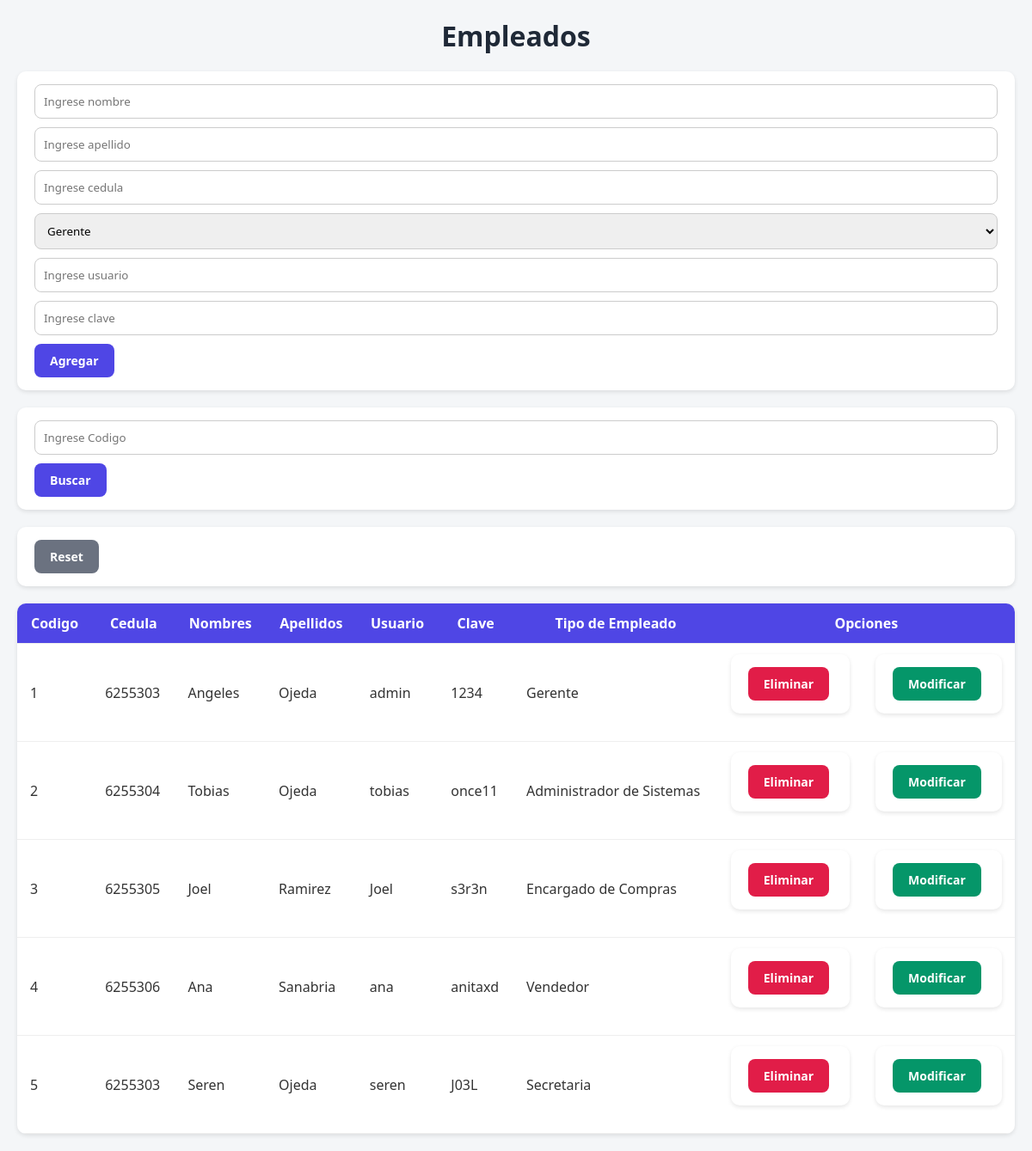
Page /referenciales/empleado/index.php on the committed database.
### tables this page shows
CREATE TABLE `empleado` (
  `emp_codigo` int NOT NULL AUTO_INCREMENT,
  `tip_codigo` int NOT NULL,
  `emp_cedula` int NOT NULL,
  `emp_nombres` varchar(25) NOT NULL,
  `emp_apellidos` varchar(25) NOT NULL,
  `emp_usuario` varchar(25) NOT NULL,
  `emp_clave` varchar(25) NOT NULL,
  PRIMARY KEY (`emp_codigo`),
  KEY `tipo_empleado_empleado_fk` (`tip_codigo`),
  CONSTRAINT `tipo_empleado_empleado_fk` FOREIGN KEY (`tip_codigo`) REFERENCES `tipo_empleado` (`tip_codigo`)
);

CREATE TABLE `tipo_empleado` (
  `tip_codigo` int NOT NULL AUTO_INCREMENT,
  `tip_descripcion` varchar(25) NOT NULL,
  PRIMARY KEY (`tip_codigo`)
);

### referenciales/empleado/index.php (the view, shortened to what this page needs)
<?php
	include("../../conexion.php");
    ?>
    <html>
        <head>
            <link rel="stylesheet" href="../css/style.css">
        </head>
    </html>
    <?php
if(!empty($_POST["buscar"])){
    $codigo=$_POST["codigo"];
    $query="SELECT * FROM empleado,tipo_empleado WHERE tipo_empleado.tip_codigo=empleado.tip_codigo AND emp_codigo=$codigo";
} else {
    $query="SELECT * FROM empleado,tipo_empleado WHERE tipo_empleado.tip_codigo=empleado.tip_codigo";
}
?>
<h1>Empleados</h1>
<form method='POST'>
    <input type='text' name='nombre' placeholder='Ingrese nombre' required>
    <input type='text' name='apellido' placeholder='Ingrese apellido' required>
    <input type='text' name='cedula' placeholder='Ingrese cedula' required>
    <select name='tipo' required>
        <?php
        $sql = "SELECT * FROM tipo_empleado";
        $res = mysqli_query($conexion, $sql);
        while ($registro = mysqli_fetch_assoc($res)) {
            echo "<option value=\"" . $registro['tip_codigo'] . "\">" . $registro['tip_descripcion'] . "</option>";
        }
        ?>
    </select>
    <input type='text' name='usuario' placeholder='Ingrese usuario' required>
    <input type='text' name='clave' placeholder='Ingrese clave' required>
    <input type='submit' name='agregar' value='Agregar'>
</form>
<form method='POST'>
    <input type='text' name='codigo' placeholder='Ingrese Codigo' required>
    <input type='submit' name='buscar' value='Buscar'>
</form>
<form method='POST'>
    <input type='submit' value='Reset'>
</form>
<?php
$res = mysqli_query($conexion,$query);
if(mysqli_num_rows($res) > 0){
    echo "<table>";
    echo "<tr><th>Codigo</th><th>Cedula</th><th>Nombres</th><th>Apellidos</th><th>Usuario</th><th>Clave</th><th>Tipo de Empleado</th><th colspan='2'>Opciones</th></tr>";
    while ($fila = mysqli_fetch_assoc($res)) {
        $codigo=$fila["emp_codigo"];
        $nombre=$fila["emp_nombres"];
        $apellido=$fila["emp_apellidos"];
        $cedula=$fila["emp_cedula"];
        $usuario=$fila["emp_usuario"];
        $clave=$fila["emp_clave"];
        $tipo=$fila["tip_descripcion"];
        echo "<tr>
                <td>$codigo</td>
                <td>$cedula</td>
                <td>$nombre</td>
                <td>$apellido</td>
                <td>$usuario</td>
                <td>$clave</td>
                <td>$tipo</td>
                <td>
                    <form action='eliminar.php' method='POST'>
                        <input type='hidden' name='codigo' value='$codigo'>
                        <input type='submit' value='Eliminar' name='eliminar'>
                    </form>
                </td>
                <td>
                    <form action='modificar.php' method='POST'>
                        <input type='hidden' name='codigo' value='$codigo'>
                        <input type='submit' value='Modificar' name='modificar'>
                    </form>
                </td>
              </tr>";
    }
    echo "</table>";
}
?>
</body>
</html>

### referenciales/css/style.css (style rules this page uses)
* { box-sizing: border-box; margin: 0; padding: 0; font-family: 'Segoe UI', sans-serif; }
h1 { text-align: center; margin-bottom: 20px; color: #1f2937; }
form { background-color: #fff; padding: 15px 20px; margin-bottom: 20px; border-radius: 10px; box-shadow: 0 2px 5px rgba(0,0,0,0.1); }
form input[type="text"], form input[type="password"], form select { width: 100%; padding: 10px; margin-bottom: 10px; border: 1px solid #ccc; border-radius: 8px; transition: 0.3s; }
input[type="submit"] { background-color: #4f46e5; color: #fff; border: none; padding: 10px 18px; border-radius: 8px; cursor: pointer; font-weight: bold; font-size: 14px; transition: 0.3s; }
input[type="submit"][value="Eliminar"] { background-color: #e11d48; }
input[type="submit"][value="Modificar"] { background-color: #059669; }
input[type="submit"][value="Reset"] { background-color: #6b7280; }
table { width: 100%; border-collapse: collapse; background-color: #fff; border-radius: 10px; overflow: hidden; box-shadow: 0 2px 5px rgba(0,0,0,0.1); }
table th, table td { padding: 12px 15px; text-align: left; border-bottom: 1px solid #eee; }
table th { background-color: #4f46e5; color: #fff; text-align: center; }

### rows in the picture
empleado: emp_codigo "1", emp_cedula "6255303", emp_nombres "Angeles", emp_apellidos "Ojeda", emp_usuario "admin", emp_clave "1234", tip_codigo.tip_descripcion "Gerente"
empleado: emp_codigo "2", emp_cedula "6255304", emp_nombres "Tobias", emp_apellidos "Ojeda", emp_usuario "tobias", emp_clave "once11", tip_codigo.tip_descripcion "Administrador de Sistemas"
empleado: emp_codigo "3", emp_cedula "6255305", emp_nombres "Joel", emp_apellidos "Ramirez", emp_usuario "Joel", emp_clave "s3r3n", tip_codigo.tip_descripcion "Encargado de Compras"
empleado: emp_codigo "4", emp_cedula "6255306", emp_nombres "Ana", emp_apellidos "Sanabria", emp_usuario "ana", emp_clave "anitaxd", tip_codigo.tip_descripcion "Vendedor"
empleado: emp_codigo "5", emp_cedula "6255303", emp_nombres "Seren", emp_apellidos "Ojeda", emp_usuario "seren", emp_clave "J03L", tip_codigo.tip_descripcion "Secretaria"

### other values in the picture
form field tipo "Gerente"
